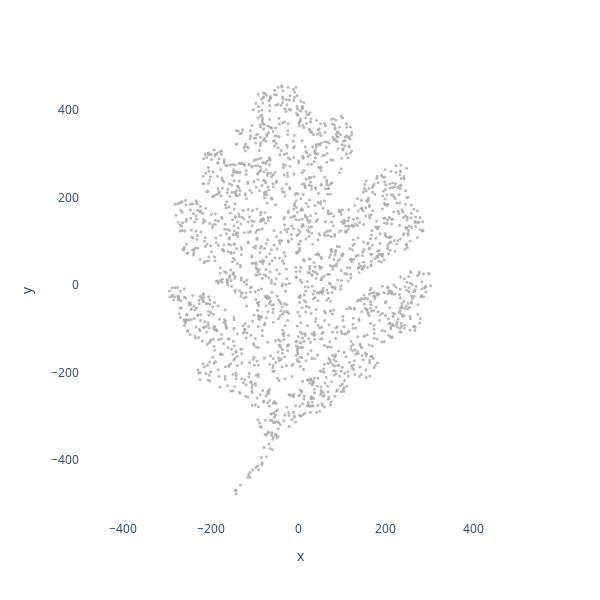

Here is the notebook cell this chart was saved with:
### Markdown cell above
# All in one step!

### Code cell
image_path = r"images\OakLeaf.png"
points_df = image_to_points(image_path, num_points=2000)
plot_points(points_df, 3)

### Figure 1 — Plotly figure (JSON) as saved in the notebook; plotly's stock layout.template omitted (floating-point values rounded to 4 significant figures; data arrays with more than 128 entries replaced by an {"elided": "..."} marker saying what was removed)
{"data": [{"hovertemplate": "x=%{x}<br>y=%{y}<extra></extra>", "legendgroup": "", "marker": {"color": "darkgrey", "opacity": 0.8, "size": 3, "symbol": "circle"}, "mode": "markers", "name": "", "showlegend": false, "type": "scattergl", "x": {"elided": "2000 int values"}, "xaxis": "x", "y": {"elided": "2000 int values"}, "yaxis": "y"}], "layout": {"height": 600, "legend": {"tracegroupgap": 0}, "margin": {"t": 60}, "paper_bgcolor": "white", "plot_bgcolor": "white", "width": 600, "xaxis": {"anchor": "y", "domain": [0, 1], "showgrid": false, "title": {"text": "x"}, "visible": true}, "yaxis": {"anchor": "x", "domain": [0, 1], "scaleanchor": "x", "scaleratio": 1, "showgrid": false, "title": {"text": "y"}, "visible": true}}}
